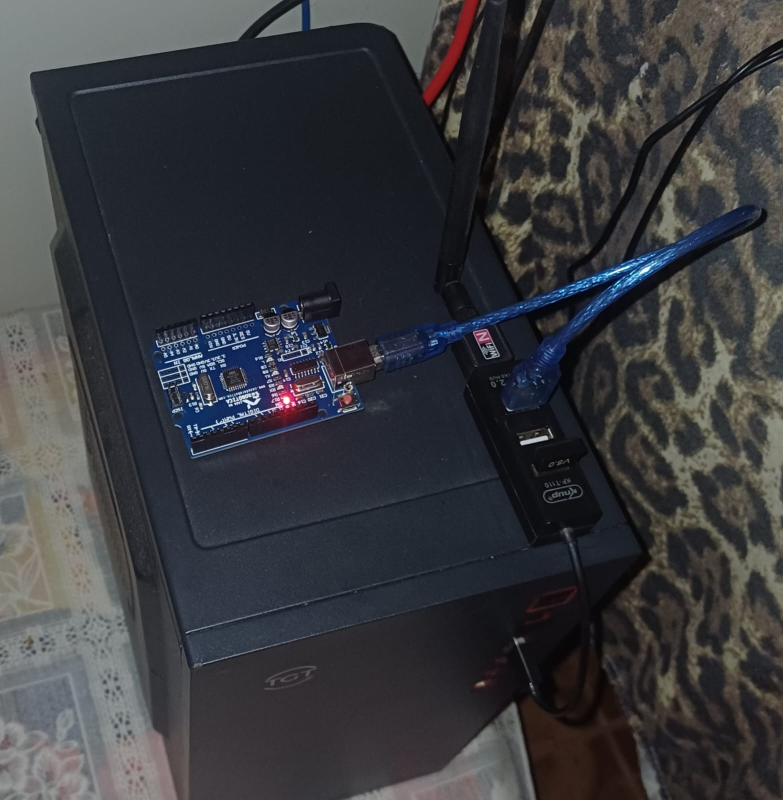
#> input picture portfolio/generator/media/arduino-board.jpeg, 1566 x 1600 px (shown at 1/2 size)
$ python evidence.py media/arduino-board.jpeg media/arduino-controls.jpeg
#> lines starting #> are read from the running program, lines starting #| are printed output that depends on the picture
"""Prepare a publication-safe, optimized copy of the documented NOC rack photograph."""
from pathlib import Path
import sys
from PIL import Image, ImageOps, ImageEnhance, ImageFilter

def prepare(source, target):
    with Image.open(source) as original:
#> original is the input picture: PIL image 1566x1600 RGB; mean R, G, B 57.2, 58.2, 62
        im = ImageOps.exif_transpose(original)
        w,h = im.size
#> w = 1566; h = 1600
        im = im.crop((int(w*.04),int(h*.24),int(w*.98),int(h*.95)))
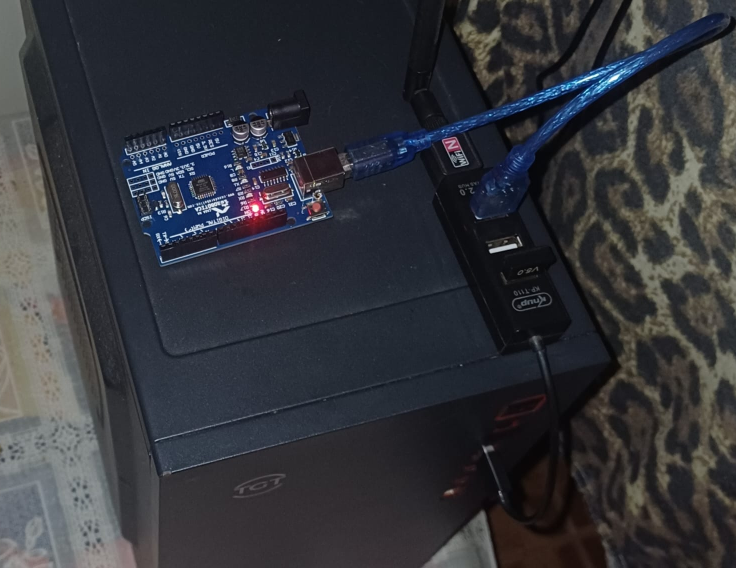
#> im: PIL image 1472x1136 RGB (shown at 1/2 size); mean R, G, B 51.4, 52.9, 58.5
        im = ImageOps.fit(im,(1240,760),method=Image.Resampling.LANCZOS)
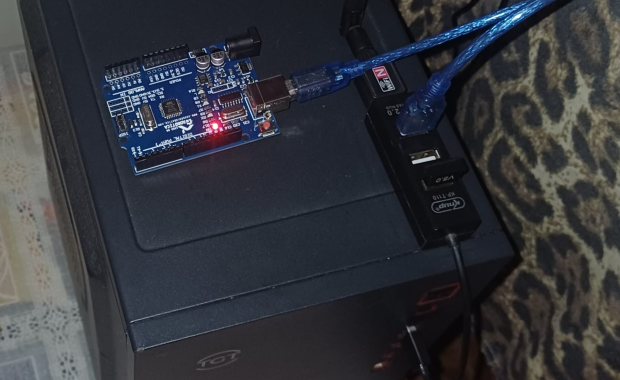
#> im: PIL image 1240x760 RGB (shown at 1/2 size); mean R, G, B 51.1, 53.3, 59.5
        im = ImageEnhance.Contrast(im).enhance(1.10)
        im = ImageEnhance.Brightness(im).enhance(.94)
        # Conceal the institutional and inventory stickers without altering equipment.
        for box in [(850,141,1058,203),(280,383,479,446)]:
            im.paste(im.crop(box).filter(ImageFilter.GaussianBlur(23)),box)
        im.save(target,quality=86)

if __name__ == '__main__':
    prepare(Path(sys.argv[1]),Path(sys.argv[2]))

$ run again, on portfolio/generator/media/arduino-prototype.jpeg
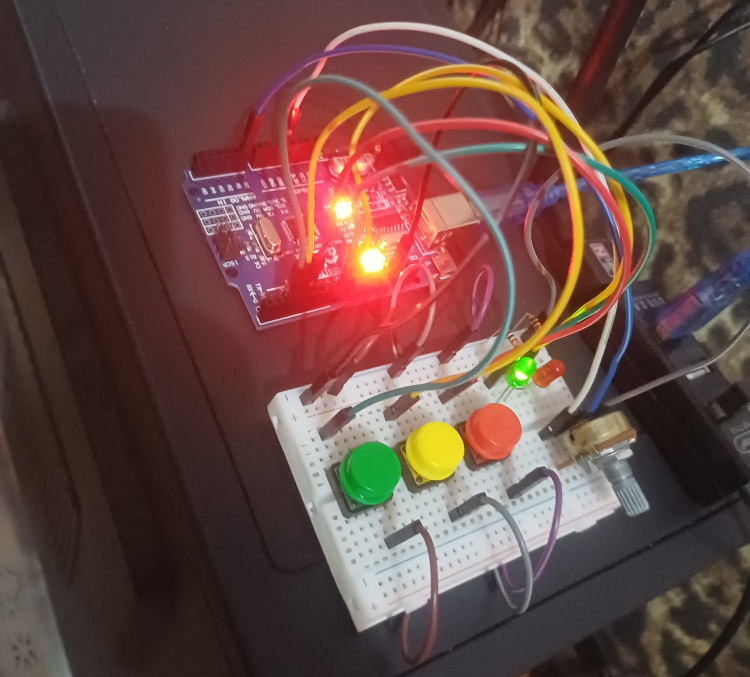
#> input picture portfolio/generator/media/arduino-prototype.jpeg, 1500 x 1354 px (shown at 1/2 size)
#> in prepare, original is the input picture: PIL image 1500x1354 RGB; mean R, G, B 103.4, 74.1, 69
#> in prepare, `im = im.crop((int(w*.04),int(h*.24),int(w*.98),int(h*.95)))`:
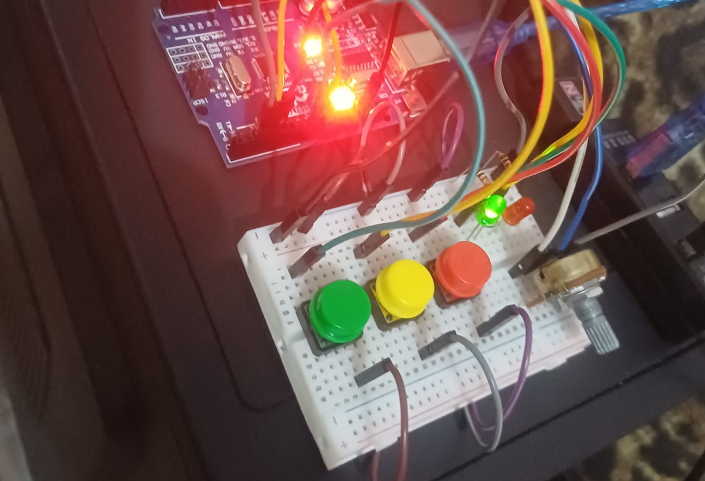
#> im: PIL image 1410x962 RGB (shown at 1/2 size); mean R, G, B 109, 79.4, 74.5
#> in prepare, `im = ImageOps.fit(im,(1240,760),method=Image.Resampling.LANCZOS)`:
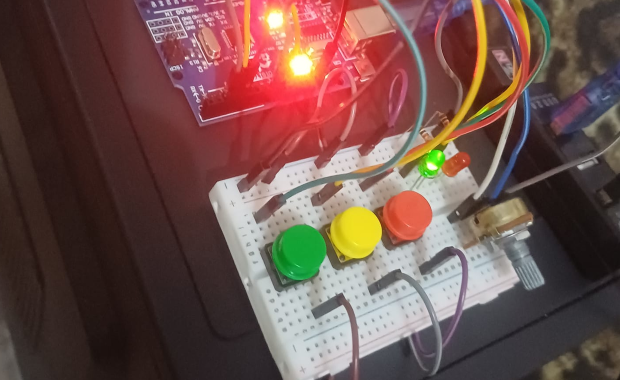
#> im: PIL image 1240x760 RGB (shown at 1/2 size); mean R, G, B 110.7, 81.5, 76

$ run again, on portfolio/generator/media/keyboard-detail.png
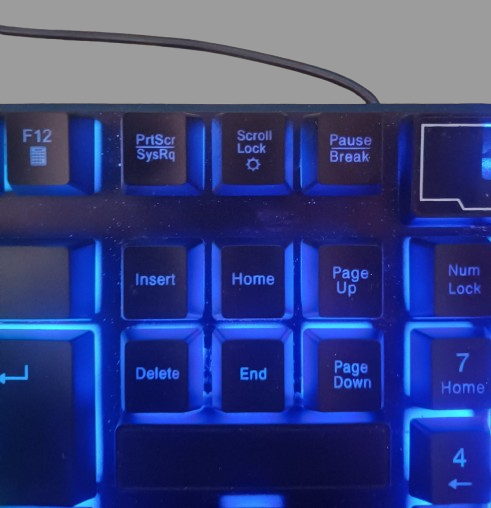
#> input picture portfolio/generator/media/keyboard-detail.png, 491 x 508 px
#> in prepare, original is the input picture: PIL image 491x508 RGBA; mean R, G, B, A 50.2, 61.2, 124.9, 244.6
#> in prepare, `im = im.crop((int(w*.04),int(h*.24),int(w*.98),int(h*.95)))`:
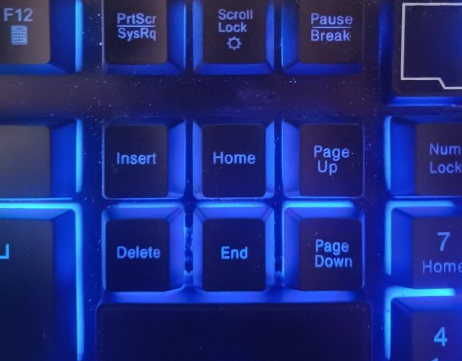
#> im: PIL image 462x361 RGBA; mean R, G, B, A 30.8, 44.7, 127.9, 255
#> in prepare, `im = ImageOps.fit(im,(1240,760),method=Image.Resampling.LANCZOS)`:
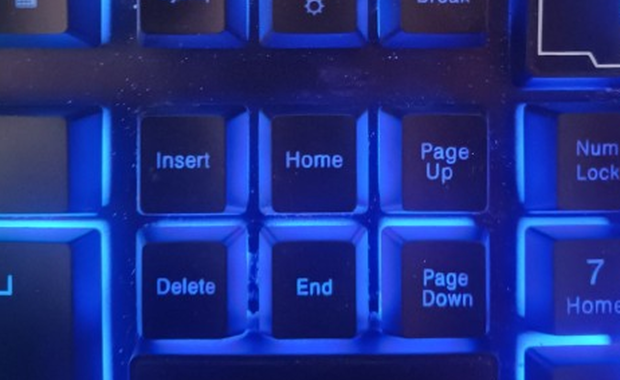
#> im: PIL image 1240x760 RGBA (shown at 1/2 size); mean R, G, B, A 30.4, 46.3, 134.9, 255

$ run again, on portfolio/generator/media/keyboard-full.png
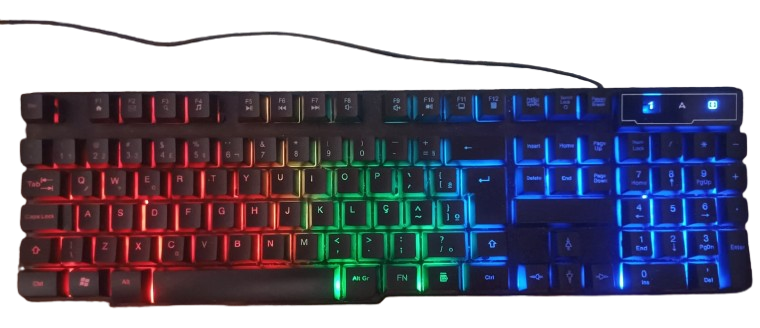
#> input picture portfolio/generator/media/keyboard-full.png, 760 x 328 px
#> in prepare, original is the input picture: PIL image 760x328 RGBA; mean R, G, B, A 33.3, 31.3, 46.6, 158
#> in prepare, `im = im.crop((int(w*.04),int(h*.24),int(w*.98),int(h*.95)))`:
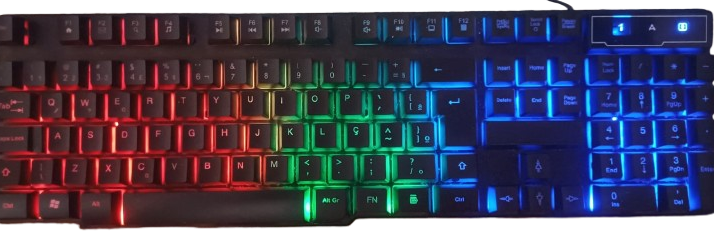
#> im: PIL image 714x233 RGBA; mean R, G, B, A 47.1, 44.6, 67.3, 229.9; transparent parts drawn white
#> in prepare, `im = ImageOps.fit(im,(1240,760),method=Image.Resampling.LANCZOS)`:
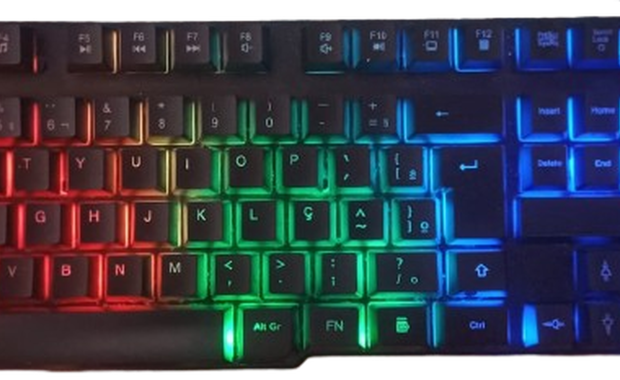
#> im: PIL image 1240x760 RGBA (shown at 1/2 size); mean R, G, B, A 42.8, 50.2, 62.5, 230.1; transparent parts drawn white
